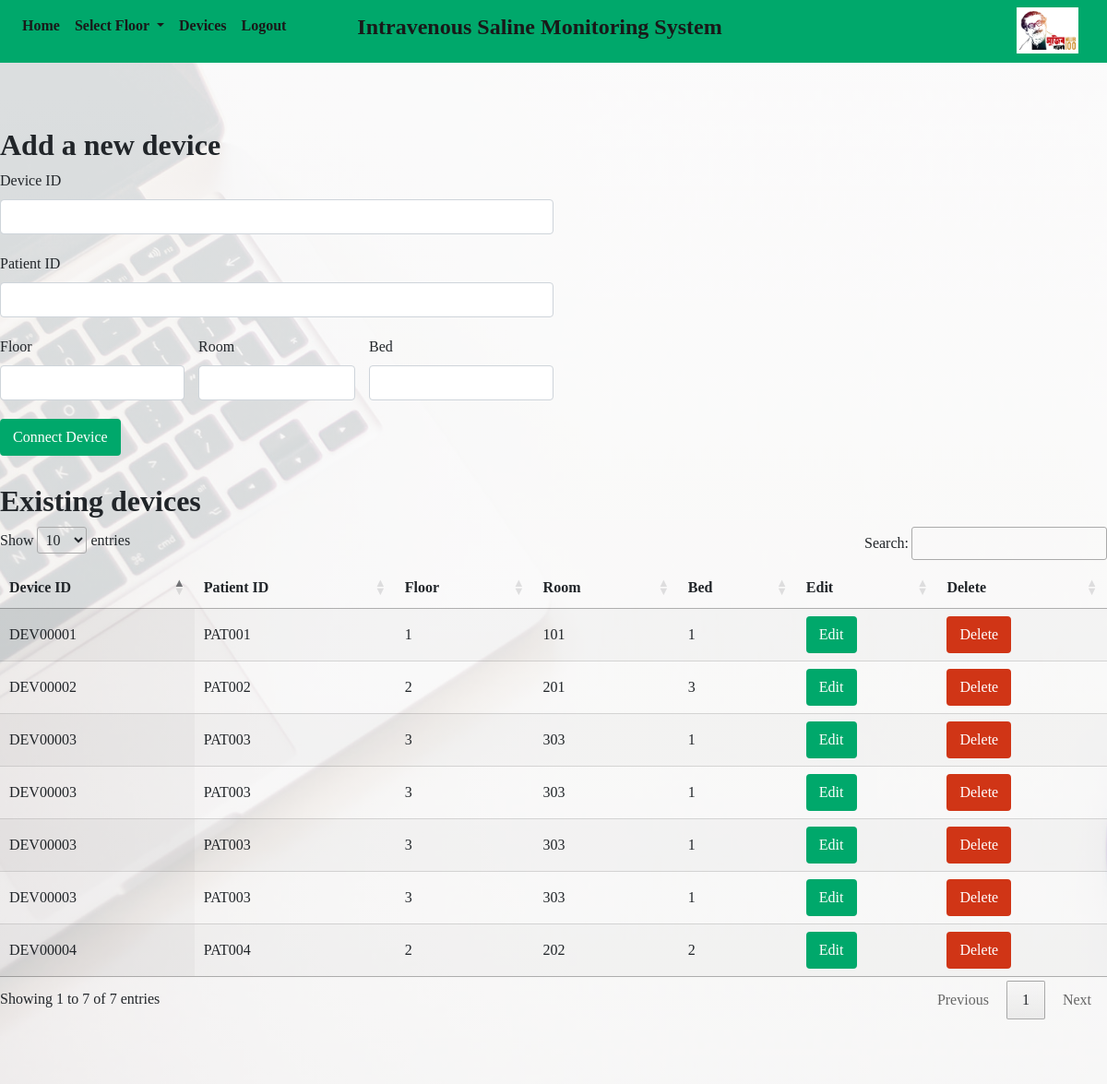
The app's page /devices/ (signed in) with its own data.
### main/models.py (models this page shows, shortened)
class patient(models.Model):
	floor = models.IntegerField(default=0)
	room = models.IntegerField(default=0)
	bed_no = models.IntegerField(default=0)
	percentage = models.IntegerField(default=100)
	device_id =  models.CharField(max_length=50, null=True, blank=True)
	status = models.IntegerField(default = 1)
	buzzer_status = models.IntegerField(default = 5)
	patient_id =  models.CharField(max_length=50, null=True, blank=True)
	saline_info =  models.CharField(max_length=50, null=True, blank=True)

### main/views.py (the view, shortened to what this page needs)
# urls.py: path('devices/', views.devices, name='devices'),
@login_required
def devices(request):
	return render(request, template_name='devices.html',
				context={"patients":patient.objects.all})

### templates/devices.html (shortened to what this page needs)
{% load static %}
{% include "header.html" %}
{% include "navbar.html" %}
<link rel="stylesheet" href="https://cdn.datatables.net/1.10.20/css/jquery.dataTables.min.css">
<link rel="stylesheet" href="https://cdn.datatables.net/responsive/2.2.3/css/responsive.bootstrap4.min.css">
<body>
	<div class="section">
		<div class="container-1200px" >
			<h2 class="bold-text padding-15px-mobile">Add a new device</h2>
			<form style="max-width:600px;margin-bottom:30px;" class="padding-15px-mobile" action="/devices/" method="POST"> {% csrf_token %}
				<div class="form-group">
				    <label for="device">Device ID</label>
				    <input type="text" class="form-control" name="device_id" style="margin-bottom: 20px;" id="input_device">
				    <label for="patient">Patient ID</label>
				    <input type="text" class="form-control" name="patient_id" style="margin-bottom: 20px;" id="input_patient">
				    <div class="row no-margin" style="margin-bottom: 20px;">
				    	<div class="col-4 no-padding">
						    <label for="floor">Floor</label>
						    <input type="number" class="form-control" name="floor" id="input_floor">
						</div>
				    	<div class="col-4">
						    <label for="room">Room</label>
						    <input type="number" class="form-control" name="room" id="input_room">
						</div>
				    	<div class="col-4 no-padding">
						    <label for="bed">Bed</label>
						    <input type="number" class="form-control" name="bed_no" id="input_bed_no">
						</div>
					</div>
					<button type="submit" class="btn adv-sal-green-background white white-background-hover adv-sal-green-hover adv-sal-green-border">Connect Device</button>
				</div>
			</form>
			<h2 class="bold-text">Existing devices</h2>
			<table id="devices-table" class="display" style="width:100%;">
				<thead>
		            <tr>
		                <th>Device ID</th>
		                <th>Patient ID</th>
		                <th>Floor</th>
		                <th>Room</th>
		                <th>Bed</th>
		                <th>Edit</th>
		                <th>Delete</th>
		            </tr>
	        	</thead>
	        	<tbody>
		                {%for p in patients %}
		                	<tr>
				                <td>{{p.device_id}}</td>
				                <td>{{p.patient_id}}</td>
				                <td>{{p.floor}}</td>
				                <td>{{p.room}}</td>
				                <td>{{p.bed_no}}</td>
				                <td>
				                		<button type="submit" id="edit{{p.device_id}}" class="btn adv-sal-green-background white white-background-hover adv-sal-green-hover adv-sal-green-border">Edit</button>
				                </td>
				                <td>
				                	<form action="/devices/" method="POST"> {% csrf_token %}
				                		<button type="submit" onclick="alert('You are about to DELETE a device!!!')" name="delete" value={{p.device_id}} class="btn adv-sal-red-background white white-background-hover adv-sal-red-hover adv-sal-red-border">Delete</button>
				                	</form>
				                </td>
							</tr>
			            {% endfor %}
		        </tbody>
	    	</table>
		</div>
	</div>
</body>

### static/css/layout.css (style rules this page uses)
.container-1200px { max-width:1200px; margin:0 auto; }
.section { padding-top:70px; padding-bottom:70px; position:relative; }
.no-margin { margin-left: 0px!important; margin-right: 0px!important; }
.no-padding { padding-left:0px!important; padding-right:0px!important; }

### static/css/text.css (style rules this page uses)
body,h1,h2,h3,h4,h5,h6 { font-family:Poppins; }
h1,h2, .bold-text { font-weight:700; }

### static/css/color.css (style rules this page uses)
.adv-sal-green-background, .adv-sal-green-background-hover:hover { background-color:#00A86B; }
.adv-sal-green-border,.adv-sal-green-border-hover:hover { border: 2px solid #00A86B; }
.adv-sal-red-background, .adv-sal-red-background-hover:hover { background-color:#d03516; }
.adv-sal-red-border,.adv-sal-red-border-hover:hover { border: 2px solid #d03516; }
.white, .white-hover:hover { color:#fff; }

### templates/header.html (style rules this page uses)
.section { background-image: linear-gradient(to bottom, rgba(255, 255, 255, 0.85), rgba(255, 255, 255, 0.8)), url(/static/images/bg.jpg); background-size: cover; background-repeat: no-repeat; min-height: calc(100vh - 147px); }

### records on screen
patient: device_id "DEV00004", patient_id "PAT004", floor "2", room "202", bed_no "2"
patient: device_id "DEV00001", patient_id "PAT001", floor "1", room "101", bed_no "1"
patient: device_id "DEV00002", patient_id "PAT002", floor "2", room "201", bed_no "3"
patient: device_id "DEV00003", patient_id "PAT003", floor "3", room "303", bed_no "1"
patient: device_id "DEV00003", patient_id "PAT003", floor "3", room "303", bed_no "1"
patient: device_id "DEV00003", patient_id "PAT003", floor "3", room "303", bed_no "1"
patient: device_id "DEV00003", patient_id "PAT003", floor "3", room "303", bed_no "1"
